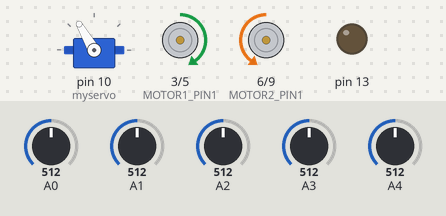
The sketch below on a simulated Arduino Uno, built with avr-gcc and run on an emulated ATmega328P. On the bench: servo, motor-driver pin pairs drawn as motors (green arrow = first pin HIGH = forward, orange = second pin HIGH = backward, longer = more drive), output pins drawn as LEDs (lit = HIGH). The test bench sets the inputs (shaded band); at power-on: A4 = 512, A0 = 512, A1 = 512, A2 = 512, A3 = 512.

Above: at 11.7 s.
11.8 s: A4 set to 311
At 12.7 s:
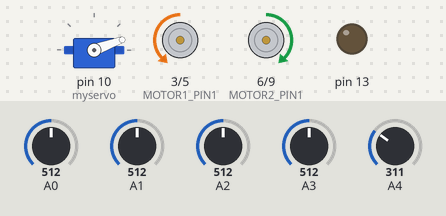
16.6 s: A4 set to 290
At 18.2 s:
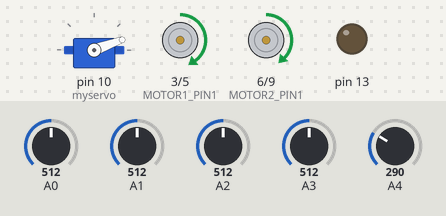
20.3 s: A4 set to 306
At 23.4 s:
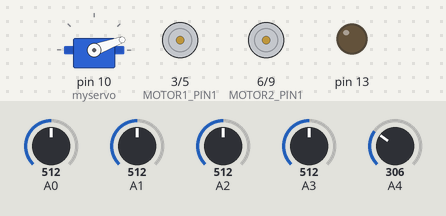
Timing chart, 0 to 30.0 s (numbered marks = the images above; inputs shaded):
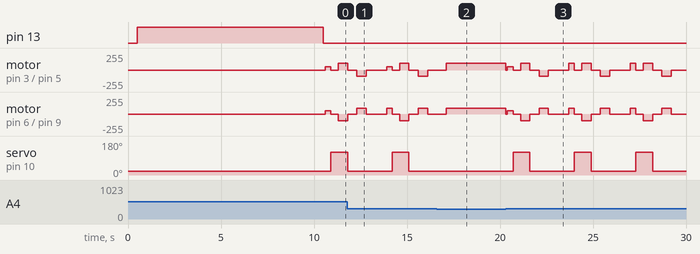

The sketch:

LineFollower1.ino
```cpp
#include <QTRSensors.h>
#include "Servo.h"

#define DEFAULT_TURN           100
#define DEFAULT_TURN_BACK      90
#define NUM_SENSORS             4
#define NUM_SAMPLES_PER_SENSOR  4

Servo myservo;
int pos = 20;

QTRSensorsAnalog qtra((unsigned char[]) {0, 1, 2, 3},
  NUM_SENSORS, NUM_SAMPLES_PER_SENSOR);
unsigned int sensorValues[NUM_SENSORS];
int MOTOR1_PIN1 = 3;
int MOTOR1_PIN2 = 5;
int MOTOR2_PIN1 = 6;
int MOTOR2_PIN2 = 9;
int DEFAULT_WHITE = 100;
int DEFAULT_BLACK = 500;


void setup()
{ delay(500);
  myservo.attach(10);
  myservo.write(pos);
  pinMode(MOTOR1_PIN1, OUTPUT);
  pinMode(MOTOR1_PIN2, OUTPUT);
  pinMode(MOTOR2_PIN1, OUTPUT);
  pinMode(MOTOR2_PIN2, OUTPUT);


  pinMode(13, OUTPUT);
  digitalWrite(13, HIGH);
  for (int i = 0; i < 400; i++)
  {
    qtra.calibrate();
  }
  digitalWrite(13, LOW);


}


void loop()
{
  int volts = analogRead(4);

  if (volts < 300)
  { if (pos>20)
  {  open();   }

  qtra.read(sensorValues);

  if (sensorValues[0] < 100 && sensorValues[3]< 100 && sensorValues[1] >500 || sensorValues[2]>500)
    go (50,50);

  if (sensorValues[0] >500 && sensorValues[3]<100)
    go(100, -100);

  if (sensorValues[0] <100 && sensorValues[3]> 500 )
         go(-100,100);

  if (sensorValues[0]<100 && sensorValues[1] <100 && sensorValues[2] <100 && sensorValues[3]<100)
         go (-50,-50);

  if (sensorValues[0]>500 && sensorValues[1] >500 && sensorValues[2] >500 && sensorValues[3]<100)
        go (100,-100);

  if (sensorValues[0]<100 && sensorValues[1] >500 && sensorValues[2] >500 && sensorValues[3]>500)
        go(-100,100);  }

       else {   go(0,0);
                delay(100);
                go(50,50);
                delay(300);
                go(0,0);
                close() ;
                go(0,0);
                delay(400);
                go(DEFAULT_TURN,-DEFAULT_TURN);
                delay(500);
                go(0,0);
                open();
                delay(500);
                go(-DEFAULT_TURN_BACK,DEFAULT_TURN_BACK);
                delay(500);
                go(0,0);
                delay(1000);
       }

}

void go(int speedLeft, int speedRight) {
  if (speedLeft > 0) {
    analogWrite(MOTOR1_PIN1, speedLeft);
    analogWrite(MOTOR1_PIN2, 0);
  }
  else {
    analogWrite(MOTOR1_PIN1, 0);
    analogWrite(MOTOR1_PIN2, -speedLeft);
  }

  if (speedRight > 0) {
    analogWrite(MOTOR2_PIN1, speedRight);
    analogWrite(MOTOR2_PIN2, 0);
  }else {
    analogWrite(MOTOR2_PIN1, 0);
    analogWrite(MOTOR2_PIN2, -speedRight);
  }
}

void close ()
         {  pos = 120;
            myservo.write(pos); }

void open ()
         {  pos = 20;
            myservo.write(pos); }
```

Measured:
- the behaviour switches between 300 and 299 on A4 (found by bisection; images 1 and 2)
- after the input at 16.6 s, servo on pin 10 (myservo): stays 20° (without the input it goes to 120° after 0.90 s)
